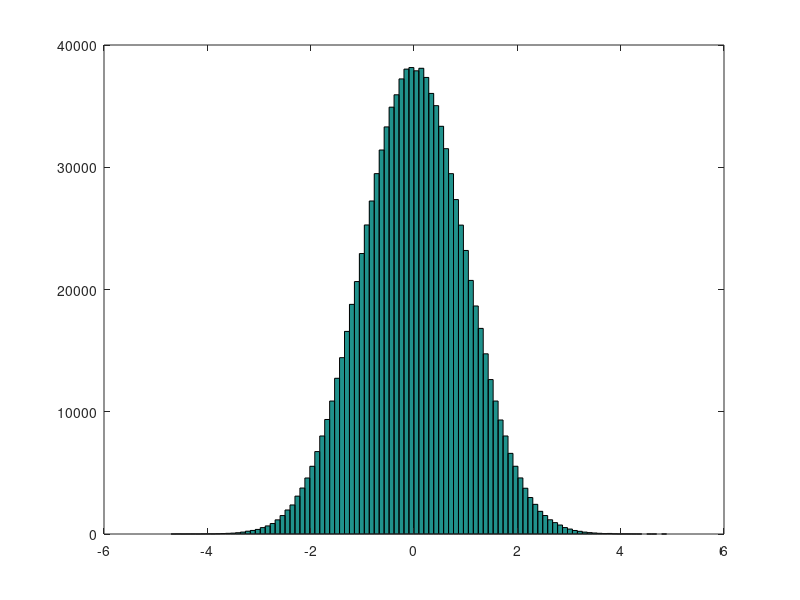

MATLAB code to generate this figure: (Note: this script raises an error after producing the figure.)
%%%%%%%%%%%%%%%%%%%%%
% Lesson 4 notes
%%%%%%%%%%%%%%%%%%%%%
format compact
clear
close all %% figures
clc

[a b] = max([1 2 -4 8])
s = size([1 2; 9 8; 0 -2])
[row col] = size([1 2; 9 8; 0 -2])

%%%%%%%%%%%%%%%%%%%%%
% matrixes
%%%%%%%%%%%%%%%%%%%%%
zeros(5, 6)
zeros(4)
ones(4, 2)
diag([7 3  9 1])

%%%%%%%%%%%%%%%%%%%%%
% random numbers
%%%%%%%%%%%%%%%%%%%%%
rand
fix(1 + rand(5) * 10)
randi(10, 5) % uniform integer distribution
randn(5) % gaussian distribution
r = randn(1, 1e6);
hist(r, 100);

% reset rng
rng(0);
[rand randn randi(10)]
rng('shuffle'); % use internal clock to seen the rng

%%%%%%%%%%%%%%%%%%%%%
% printing
%%%%%%%%%%%%%%%%%%%%%
fprintf('Hi\n');
checkout(2, 0.67895);
fprintf('Escape chars: %% \\ ''\n')
% recycling format string
fprintf('Value %d\n', 1, 2, 3, 4, 5);
fprintf('\n');
fprintf('Value %4.1f\n', [1, 2, 3, 4, 5]);

%%%%%%%%%%%%%%%%%%%%%
% plotting
%%%%%%%%%%%%%%%%%%%%%
figure;
a = (1:10).^2;
plot(a);

figure;
y = (-10:10).^2;
x = -10:10;
plot(x, y);

figure;
x1 = 0:.1: 2*pi;
y1 = sin(x1);
x2 = pi/2:.1:3*pi;
y2 = cos(x2);
plot(x1,y1,'r', x2,y2, 'k<');
figure(1);
plot(x2,y2, 'k>');
hold on
grid on
xlabel('test X label 1')
ylabel('test Y label 1')
figure(4);
legend('sine', 'cosine')
axis([-2 12 -1.5 1.5])